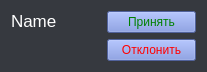
<?xml version="1.0" encoding="UTF-8"?>
<ui version="4.0">
 <class>Form</class>
 <widget class="QWidget" name="Form">
  <property name="geometry">
   <rect>
    <x>0</x>
    <y>0</y>
    <width>207</width>
    <height>72</height>
   </rect>
  </property>
  <property name="windowTitle">
   <string>Form</string>
  </property>
  <property name="styleSheet">
   <string notr="true">background-color: #36393f;</string>
  </property>
  <layout class="QHBoxLayout" name="horizontalLayout">
   <item>
    <widget class="QLabel" name="fr_name">
     <property name="font">
      <font>
       <pointsize>13</pointsize>
      </font>
     </property>
     <property name="styleSheet">
      <string notr="true">color: #fff;</string>
     </property>
     <property name="text">
      <string>Name</string>
     </property>
     <property name="alignment">
      <set>Qt::AlignLeading|Qt::AlignLeft|Qt::AlignTop</set>
     </property>
    </widget>
   </item>
   <item>
    <layout class="QVBoxLayout" name="verticalLayout">
     <item>
      <widget class="QPushButton" name="accept">
       <property name="styleSheet">
        <string notr="true">color: green;
background-color:  #7289da;</string>
       </property>
       <property name="text">
        <string>Принять</string>
       </property>
      </widget>
     </item>
     <item>
      <widget class="QPushButton" name="deny">
       <property name="styleSheet">
        <string notr="true">color: red;
background-color:  #7289da;</string>
       </property>
       <property name="text">
        <string>Отклонить</string>
       </property>
      </widget>
     </item>
    </layout>
   </item>
  </layout>
 </widget>
 <resources/>
 <connections/>
</ui>
